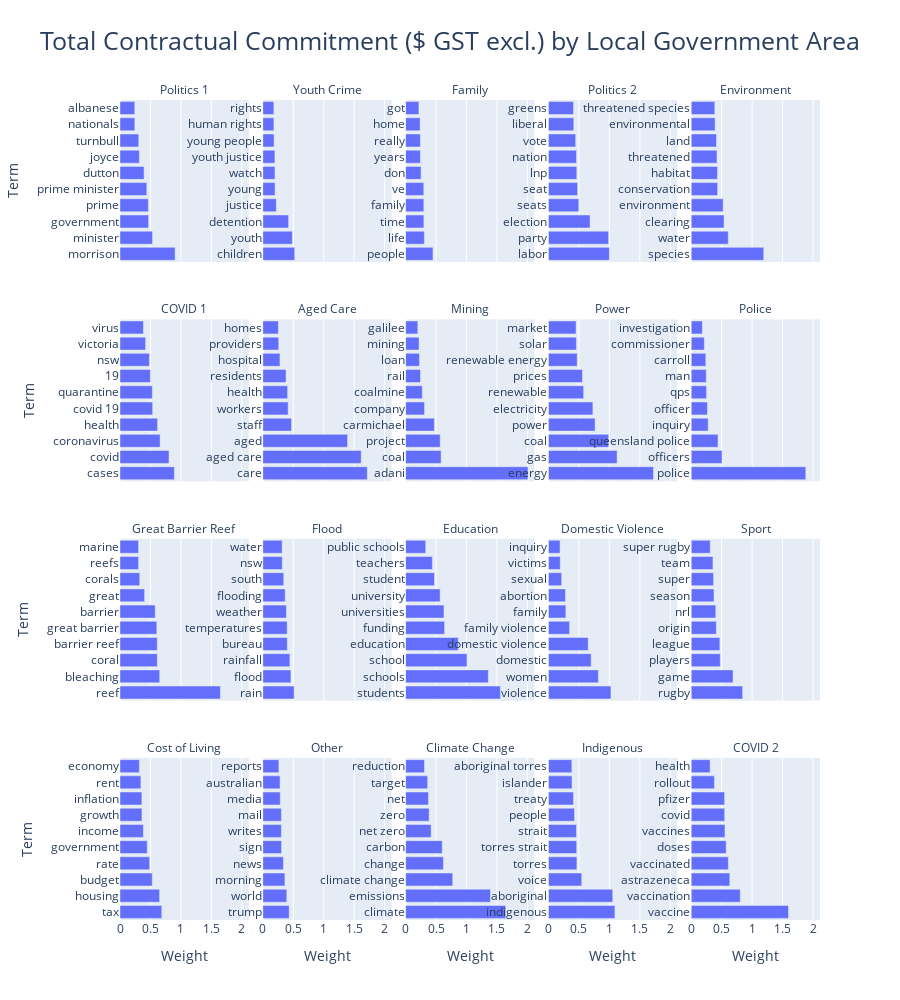

Write notebook code for a chart like this one.
### Code cell
# Your answer here




nmf_topic_terms_fig = px.bar(nmf_terms_df,
       x ="Weight",
       y = "Term",
       facet_col="Topic Cluster", 
       facet_col_wrap=5,
       orientation='h',
       title = "Total Contractual Commitment ($ GST excl.) by Local Government Area",
       labels = {"Local Government Area (LGA)": "Local Government Area", 
                 "Total Contractual Commitment ($ GST excl.)": "Contractual Commitment ($ GST excl.)"})

nmf_topic_terms_fig.update_layout(
    title_font_size=25,
    title_x=0.5,
    legend_title_font_size=15,
    height=1000
)
nmf_topic_terms_fig.for_each_annotation(lambda a: a.update(text=a.text.split("=")[-1])) # https://plotly.com/python/facet-plots/
nmf_topic_terms_fig.update_yaxes(showticklabels=True, matches=None)

### Figure 1 — Plotly figure (JSON) as saved in the notebook; plotly's stock layout.template omitted (floating-point values rounded to 4 significant figures)
{"data": [{"alignmentgroup": "True", "hovertemplate": "Topic Cluster=Politics 1<br>Weight=%{x}<br>Term=%{y}<extra></extra>", "legendgroup": "", "marker": {"color": "#636efa", "pattern": {"shape": ""}}, "name": "", "offsetgroup": "", "orientation": "h", "showlegend": false, "textposition": "auto", "type": "bar", "x": [0.9049, 0.5345, 0.4694, 0.465, 0.4399, 0.3951, 0.3181, 0.3076, 0.2433, 0.2421], "xaxis": "x16", "y": ["morrison", "minister", "government", "prime", "prime minister", "dutton", "joyce", "turnbull", "nationals", "albanese"], "yaxis": "y16"}, {"alignmentgroup": "True", "hovertemplate": "Topic Cluster=Youth Crime<br>Weight=%{x}<br>Term=%{y}<extra></extra>", "legendgroup": "", "marker": {"color": "#636efa", "pattern": {"shape": ""}}, "name": "", "offsetgroup": "", "orientation": "h", "showlegend": false, "textposition": "auto", "type": "bar", "x": [0.5241, 0.485, 0.4236, 0.2221, 0.2012, 0.2005, 0.1988, 0.1854, 0.1827, 0.1816], "xaxis": "x17", "y": ["children", "youth", "detention", "justice", "young", "watch", "youth justice", "young people", "human rights", "rights"], "yaxis": "y17"}, {"alignmentgroup": "True", "hovertemplate": "Topic Cluster=Family<br>Weight=%{x}<br>Term=%{y}<extra></extra>", "legendgroup": "", "marker": {"color": "#636efa", "pattern": {"shape": ""}}, "name": "", "offsetgroup": "", "orientation": "h", "showlegend": false, "textposition": "auto", "type": "bar", "x": [0.4494, 0.3078, 0.3001, 0.2996, 0.2985, 0.2541, 0.2426, 0.2425, 0.2382, 0.2184], "xaxis": "x18", "y": ["people", "life", "time", "family", "ve", "don", "years", "really", "home", "got"], "yaxis": "y18"}, {"alignmentgroup": "True", "hovertemplate": "Topic Cluster=Politics 2<br>Weight=%{x}<br>Term=%{y}<extra></extra>", "legendgroup": "", "marker": {"color": "#636efa", "pattern": {"shape": ""}}, "name": "", "offsetgroup": "", "orientation": "h", "showlegend": false, "textposition": "auto", "type": "bar", "x": [1.001, 0.9887, 0.6838, 0.499, 0.4795, 0.4662, 0.4611, 0.4478, 0.4173, 0.4122], "xaxis": "x19", "y": ["labor", "party", "election", "seats", "seat", "lnp", "nation", "vote", "liberal", "greens"], "yaxis": "y19"}, {"alignmentgroup": "True", "hovertemplate": "Topic Cluster=Environment<br>Weight=%{x}<br>Term=%{y}<extra></extra>", "legendgroup": "", "marker": {"color": "#636efa", "pattern": {"shape": ""}}, "name": "", "offsetgroup": "", "orientation": "h", "showlegend": false, "textposition": "auto", "type": "bar", "x": [1.191, 0.6086, 0.54, 0.5242, 0.434, 0.4313, 0.4238, 0.4153, 0.3927, 0.3876], "xaxis": "x20", "y": ["species", "water", "clearing", "environment", "conservation", "habitat", "threatened", "land", "environmental", "threatened species"], "yaxis": "y20"}, {"alignmentgroup": "True", "hovertemplate": "Topic Cluster=COVID 1<br>Weight=%{x}<br>Term=%{y}<extra></extra>", "legendgroup": "", "marker": {"color": "#636efa", "pattern": {"shape": ""}}, "name": "", "offsetgroup": "", "orientation": "h", "showlegend": false, "textposition": "auto", "type": "bar", "x": [0.8937, 0.8048, 0.6587, 0.6177, 0.5362, 0.531, 0.4995, 0.4831, 0.4208, 0.3848], "xaxis": "x11", "y": ["cases", "covid", "coronavirus", "health", "covid 19", "quarantine", "19", "nsw", "victoria", "virus"], "yaxis": "y11"}, {"alignmentgroup": "True", "hovertemplate": "Topic Cluster=Aged Care<br>Weight=%{x}<br>Term=%{y}<extra></extra>", "legendgroup": "", "marker": {"color": "#636efa", "pattern": {"shape": ""}}, "name": "", "offsetgroup": "", "orientation": "h", "showlegend": false, "textposition": "auto", "type": "bar", "x": [1.716, 1.615, 1.392, 0.4724, 0.4163, 0.4079, 0.3822, 0.2815, 0.2614, 0.2555], "xaxis": "x12", "y": ["care", "aged care", "aged", "staff", "workers", "health", "residents", "hospital", "providers", "homes"], "yaxis": "y12"}, {"alignmentgroup": "True", "hovertemplate": "Topic Cluster=Mining<br>Weight=%{x}<br>Term=%{y}<extra></extra>", "legendgroup": "", "marker": {"color": "#636efa", "pattern": {"shape": ""}}, "name": "", "offsetgroup": "", "orientation": "h", "showlegend": false, "textposition": "auto", "type": "bar", "x": [2.009, 0.583, 0.5679, 0.4723, 0.3109, 0.2742, 0.2441, 0.2286, 0.2209, 0.2012], "xaxis": "x13", "y": ["adani", "coal", "project", "carmichael", "company", "coalmine", "rail", "loan", "mining", "galilee"], "yaxis": "y13"}, {"alignmentgroup": "True", "hovertemplate": "Topic Cluster=Power<br>Weight=%{x}<br>Term=%{y}<extra></extra>", "legendgroup": "", "marker": {"color": "#636efa", "pattern": {"shape": ""}}, "name": "", "offsetgroup": "", "orientation": "h", "showlegend": false, "textposition": "auto", "type": "bar", "x": [1.725, 1.128, 0.9897, 0.767, 0.7304, 0.5788, 0.559, 0.4728, 0.46, 0.4544], "xaxis": "x14", "y": ["energy", "gas", "coal", "power", "electricity", "renewable", "prices", "renewable energy", "solar", "market"], "yaxis": "y14"}, {"alignmentgroup": "True", "hovertemplate": "Topic Cluster=Police<br>Weight=%{x}<br>Term=%{y}<extra></extra>", "legendgroup": "", "marker": {"color": "#636efa", "pattern": {"shape": ""}}, "name": "", "offsetgroup": "", "orientation": "h", "showlegend": false, "textposition": "auto", "type": "bar", "x": [1.882, 0.5058, 0.4398, 0.2793, 0.2666, 0.2524, 0.2478, 0.2401, 0.2152, 0.1833], "xaxis": "x15", "y": ["police", "officers", "queensland police", "inquiry", "officer", "qps", "man", "carroll", "commissioner", "investigation"], "yaxis": "y15"}, {"alignmentgroup": "True", "hovertemplate": "Topic Cluster=Great Barrier Reef<br>Weight=%{x}<br>Term=%{y}<extra></extra>", "legendgroup": "", "marker": {"color": "#636efa", "pattern": {"shape": ""}}, "name": "", "offsetgroup": "", "orientation": "h", "showlegend": false, "textposition": "auto", "type": "bar", "x": [1.648, 0.652, 0.6129, 0.6115, 0.6045, 0.5781, 0.404, 0.3241, 0.3047, 0.304], "xaxis": "x6", "y": ["reef", "bleaching", "coral", "barrier reef", "great barrier", "barrier", "great", "corals", "reefs", "marine"], "yaxis": "y6"}, {"alignmentgroup": "True", "hovertemplate": "Topic Cluster=Flood<br>Weight=%{x}<br>Term=%{y}<extra></extra>", "legendgroup": "", "marker": {"color": "#636efa", "pattern": {"shape": ""}}, "name": "", "offsetgroup": "", "orientation": "h", "showlegend": false, "textposition": "auto", "type": "bar", "x": [0.5142, 0.4612, 0.4453, 0.4025, 0.4002, 0.3882, 0.3682, 0.3434, 0.3199, 0.3177], "xaxis": "x7", "y": ["rain", "flood", "rainfall", "bureau", "temperatures", "weather", "flooding", "south", "nsw", "water"], "yaxis": "y7"}, {"alignmentgroup": "True", "hovertemplate": "Topic Cluster=Education<br>Weight=%{x}<br>Term=%{y}<extra></extra>", "legendgroup": "", "marker": {"color": "#636efa", "pattern": {"shape": ""}}, "name": "", "offsetgroup": "", "orientation": "h", "showlegend": false, "textposition": "auto", "type": "bar", "x": [1.557, 1.358, 1.008, 0.8643, 0.6398, 0.63, 0.5667, 0.4741, 0.4395, 0.3307], "xaxis": "x8", "y": ["students", "schools", "school", "education", "funding", "universities", "university", "student", "teachers", "public schools"], "yaxis": "y8"}, {"alignmentgroup": "True", "hovertemplate": "Topic Cluster=Domestic Violence<br>Weight=%{x}<br>Term=%{y}<extra></extra>", "legendgroup": "", "marker": {"color": "#636efa", "pattern": {"shape": ""}}, "name": "", "offsetgroup": "", "orientation": "h", "showlegend": false, "textposition": "auto", "type": "bar", "x": [1.027, 0.8212, 0.7018, 0.654, 0.3471, 0.2867, 0.2801, 0.2179, 0.1948, 0.1919], "xaxis": "x9", "y": ["violence", "women", "domestic", "domestic violence", "family violence", "family", "abortion", "sexual", "victims", "inquiry"], "yaxis": "y9"}, {"alignmentgroup": "True", "hovertemplate": "Topic Cluster=Sport<br>Weight=%{x}<br>Term=%{y}<extra></extra>", "legendgroup": "", "marker": {"color": "#636efa", "pattern": {"shape": ""}}, "name": "", "offsetgroup": "", "orientation": "h", "showlegend": false, "textposition": "auto", "type": "bar", "x": [0.8445, 0.6871, 0.4776, 0.4703, 0.4124, 0.4038, 0.3748, 0.367, 0.3574, 0.3126], "xaxis": "x10", "y": ["rugby", "game", "players", "league", "origin", "nrl", "season", "super", "team", "super rugby"], "yaxis": "y10"}, {"alignmentgroup": "True", "hovertemplate": "Topic Cluster=Cost of Living<br>Weight=%{x}<br>Term=%{y}<extra></extra>", "legendgroup": "", "marker": {"color": "#636efa", "pattern": {"shape": ""}}, "name": "", "offsetgroup": "", "orientation": "h", "showlegend": false, "textposition": "auto", "type": "bar", "x": [0.6855, 0.6503, 0.5296, 0.4873, 0.447, 0.3839, 0.3605, 0.3591, 0.3429, 0.3173], "xaxis": "x", "y": ["tax", "housing", "budget", "rate", "government", "income", "growth", "inflation", "rent", "economy"], "yaxis": "y"}, {"alignmentgroup": "True", "hovertemplate": "Topic Cluster=Other<br>Weight=%{x}<br>Term=%{y}<extra></extra>", "legendgroup": "", "marker": {"color": "#636efa", "pattern": {"shape": ""}}, "name": "", "offsetgroup": "", "orientation": "h", "showlegend": false, "textposition": "auto", "type": "bar", "x": [0.4332, 0.3945, 0.3635, 0.3383, 0.3077, 0.3051, 0.305, 0.2868, 0.2833, 0.2641], "xaxis": "x2", "y": ["trump", "world", "morning", "news", "sign", "writes", "mail", "media", "australian", "reports"], "yaxis": "y2"}, {"alignmentgroup": "True", "hovertemplate": "Topic Cluster=Climate Change<br>Weight=%{x}<br>Term=%{y}<extra></extra>", "legendgroup": "", "marker": {"color": "#636efa", "pattern": {"shape": ""}}, "name": "", "offsetgroup": "", "orientation": "h", "showlegend": false, "textposition": "auto", "type": "bar", "x": [1.644, 1.393, 0.7735, 0.6206, 0.6011, 0.4192, 0.3863, 0.3753, 0.3622, 0.3098], "xaxis": "x3", "y": ["climate", "emissions", "climate change", "change", "carbon", "net zero", "zero", "net", "target", "reduction"], "yaxis": "y3"}, {"alignmentgroup": "True", "hovertemplate": "Topic Cluster=Indigenous<br>Weight=%{x}<br>Term=%{y}<extra></extra>", "legendgroup": "", "marker": {"color": "#636efa", "pattern": {"shape": ""}}, "name": "", "offsetgroup": "", "orientation": "h", "showlegend": false, "textposition": "auto", "type": "bar", "x": [1.092, 1.056, 0.5474, 0.4682, 0.4649, 0.4609, 0.4289, 0.4124, 0.3878, 0.385], "xaxis": "x4", "y": ["indigenous", "aboriginal", "voice", "torres", "torres strait", "strait", "people", "treaty", "islander", "aboriginal torres"], "yaxis": "y4"}, {"alignmentgroup": "True", "hovertemplate": "Topic Cluster=COVID 2<br>Weight=%{x}<br>Term=%{y}<extra></extra>", "legendgroup": "", "marker": {"color": "#636efa", "pattern": {"shape": ""}}, "name": "", "offsetgroup": "", "orientation": "h", "showlegend": false, "textposition": "auto", "type": "bar", "x": [1.598, 0.8056, 0.6335, 0.6105, 0.5746, 0.5544, 0.5491, 0.5485, 0.3816, 0.3103], "xaxis": "x5", "y": ["vaccine", "vaccination", "astrazeneca", "vaccinated", "doses", "vaccines", "covid", "pfizer", "rollout", "health"], "yaxis": "y5"}], "layout": {"annotations": [{"font": {}, "showarrow": false, "text": "Cost of Living", "x": 0.092, "xanchor": "center", "xref": "paper", "y": 0.1975, "yanchor": "bottom", "yref": "paper"}, {"font": {}, "showarrow": false, "text": "Other", "x": 0.296, "xanchor": "center", "xref": "paper", "y": 0.1975, "yanchor": "bottom", "yref": "paper"}, {"font": {}, "showarrow": false, "text": "Climate Change", "x": 0.5, "xanchor": "center", "xref": "paper", "y": 0.1975, "yanchor": "bottom", "yref": "paper"}, {"font": {}, "showarrow": false, "text": "Indigenous", "x": 0.704, "xanchor": "center", "xref": "paper", "y": 0.1975, "yanchor": "bottom", "yref": "paper"}, {"font": {}, "showarrow": false, "text": "COVID 2", "x": 0.908, "xanchor": "center", "xref": "paper", "y": 0.1975, "yanchor": "bottom", "yref": "paper"}, {"font": {}, "showarrow": false, "text": "Great Barrier Reef", "x": 0.092, "xanchor": "center", "xref": "paper", "y": 0.465, "yanchor": "bottom", "yref": "paper"}, {"font": {}, "showarrow": false, "text": "Flood", "x": 0.296, "xanchor": "center", "xref": "paper", "y": 0.465, "yanchor": "bottom", "yref": "paper"}, {"font": {}, "showarrow": false, "text": "Education", "x": 0.5, "xanchor": "center", "xref": "paper", "y": 0.465, "yanchor": "bottom", "yref": "paper"}, {"font": {}, "showarrow": false, "text": "Domestic Violence", "x": 0.704, "xanchor": "center", "xref": "paper", "y": 0.465, "yanchor": "bottom", "yref": "paper"}, {"font": {}, "showarrow": false, "text": "Sport", "x": 0.908, "xanchor": "center", "xref": "paper", "y": 0.465, "yanchor": "bottom", "yref": "paper"}, {"font": {}, "showarrow": false, "text": "COVID 1", "x": 0.092, "xanchor": "center", "xref": "paper", "y": 0.7325, "yanchor": "bottom", "yref": "paper"}, {"font": {}, "showarrow": false, "text": "Aged Care", "x": 0.296, "xanchor": "center", "xref": "paper", "y": 0.7325, "yanchor": "bottom", "yref": "paper"}, {"font": {}, "showarrow": false, "text": "Mining", "x": 0.5, "xanchor": "center", "xref": "paper", "y": 0.7325, "yanchor": "bottom", "yref": "paper"}, {"font": {}, "showarrow": false, "text": "Power", "x": 0.704, "xanchor": "center", "xref": "paper", "y": 0.7325, "yanchor": "bottom", "yref": "paper"}, {"font": {}, "showarrow": false, "text": "Police", "x": 0.908, "xanchor": "center", "xref": "paper", "y": 0.7325, "yanchor": "bottom", "yref": "paper"}, {"font": {}, "showarrow": false, "text": "Politics 1", "x": 0.092, "xanchor": "center", "xref": "paper", "y": 1, "yanchor": "bottom", "yref": "paper"}, {"font": {}, "showarrow": false, "text": "Youth Crime", "x": 0.296, "xanchor": "center", "xref": "paper", "y": 1, "yanchor": "bottom", "yref": "paper"}, {"font": {}, "showarrow": false, "text": "Family", "x": 0.5, "xanchor": "center", "xref": "paper", "y": 1, "yanchor": "bottom", "yref": "paper"}, {"font": {}, "showarrow": false, "text": "Politics 2", "x": 0.704, "xanchor": "center", "xref": "paper", "y": 1, "yanchor": "bottom", "yref": "paper"}, {"font": {}, "showarrow": false, "text": "Environment", "x": 0.908, "xanchor": "center", "xref": "paper", "y": 1, "yanchor": "bottom", "yref": "paper"}], "barmode": "relative", "height": 1000, "legend": {"title": {"font": {"size": 15}}, "tracegroupgap": 0}, "title": {"font": {"size": 25}, "text": "Total Contractual Commitment ($ GST excl.) by Local Government Area", "x": 0.5}, "xaxis": {"anchor": "y", "domain": [0, 0.184], "title": {"text": "Weight"}}, "xaxis10": {"anchor": "y10", "domain": [0.816, 1], "matches": "x", "showticklabels": false}, "xaxis11": {"anchor": "y11", "domain": [0, 0.184], "matches": "x", "showticklabels": false}, "xaxis12": {"anchor": "y12", "domain": [0.204, 0.388], "matches": "x", "showticklabels": false}, "xaxis13": {"anchor": "y13", "domain": [0.408, 0.592], "matches": "x", "showticklabels": false}, "xaxis14": {"anchor": "y14", "domain": [0.612, 0.796], "matches": "x", "showticklabels": false}, "xaxis15": {"anchor": "y15", "domain": [0.816, 1], "matches": "x", "showticklabels": false}, "xaxis16": {"anchor": "y16", "domain": [0, 0.184], "matches": "x", "showticklabels": false}, "xaxis17": {"anchor": "y17", "domain": [0.204, 0.388], "matches": "x", "showticklabels": false}, "xaxis18": {"anchor": "y18", "domain": [0.408, 0.592], "matches": "x", "showticklabels": false}, "xaxis19": {"anchor": "y19", "domain": [0.612, 0.796], "matches": "x", "showticklabels": false}, "xaxis2": {"anchor": "y2", "domain": [0.204, 0.388], "matches": "x", "title": {"text": "Weight"}}, "xaxis20": {"anchor": "y20", "domain": [0.816, 1], "matches": "x", "showticklabels": false}, "xaxis3": {"anchor": "y3", "domain": [0.408, 0.592], "matches": "x", "title": {"text": "Weight"}}, "xaxis4": {"anchor": "y4", "domain": [0.612, 0.796], "matches": "x", "title": {"text": "Weight"}}, "xaxis5": {"anchor": "y5", "domain": [0.816, 1], "matches": "x", "title": {"text": "Weight"}}, "xaxis6": {"anchor": "y6", "domain": [0, 0.184], "matches": "x", "showticklabels": false}, "xaxis7": {"anchor": "y7", "domain": [0.204, 0.388], "matches": "x", "showticklabels": false}, "xaxis8": {"anchor": "y8", "domain": [0.408, 0.592], "matches": "x", "showticklabels": false}, "xaxis9": {"anchor": "y9", "domain": [0.612, 0.796], "matches": "x", "showticklabels": false}, "yaxis": {"anchor": "x", "domain": [0, 0.1975], "showticklabels": true, "title": {"text": "Term"}}, "yaxis10": {"anchor": "x10", "domain": [0.2675, 0.465], "showticklabels": true}, "yaxis11": {"anchor": "x11", "domain": [0.535, 0.7325], "showticklabels": true, "title": {"text": "Term"}}, "yaxis12": {"anchor": "x12", "domain": [0.535, 0.7325], "showticklabels": true}, "yaxis13": {"anchor": "x13", "domain": [0.535, 0.7325], "showticklabels": true}, "yaxis14": {"anchor": "x14", "domain": [0.535, 0.7325], "showticklabels": true}, "yaxis15": {"anchor": "x15", "domain": [0.535, 0.7325], "showticklabels": true}, "yaxis16": {"anchor": "x16", "domain": [0.8025, 1], "showticklabels": true, "title": {"text": "Term"}}, "yaxis17": {"anchor": "x17", "domain": [0.8025, 1], "showticklabels": true}, "yaxis18": {"anchor": "x18", "domain": [0.8025, 1], "showticklabels": true}, "yaxis19": {"anchor": "x19", "domain": [0.8025, 1], "showticklabels": true}, "yaxis2": {"anchor": "x2", "domain": [0, 0.1975], "showticklabels": true}, "yaxis20": {"anchor": "x20", "domain": [0.8025, 1], "showticklabels": true}, "yaxis3": {"anchor": "x3", "domain": [0, 0.1975], "showticklabels": true}, "yaxis4": {"anchor": "x4", "domain": [0, 0.1975], "showticklabels": true}, "yaxis5": {"anchor": "x5", "domain": [0, 0.1975], "showticklabels": true}, "yaxis6": {"anchor": "x6", "domain": [0.2675, 0.465], "showticklabels": true, "title": {"text": "Term"}}, "yaxis7": {"anchor": "x7", "domain": [0.2675, 0.465], "showticklabels": true}, "yaxis8": {"anchor": "x8", "domain": [0.2675, 0.465], "showticklabels": true}, "yaxis9": {"anchor": "x9", "domain": [0.2675, 0.465], "showticklabels": true}}}
